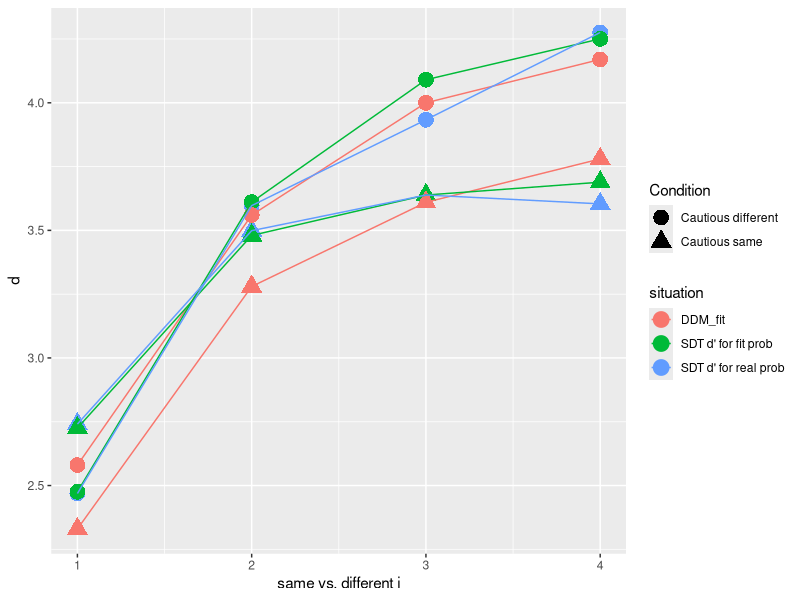

Generate this figure with R:
## ---- chunk 1
knitr::opts_chunk$set(echo = TRUE)
## ---- chunk 2
library(tidyverse)
library(ggplot2)
Scondition1=c("Same")
Dcondition1=c("different1","different2","different3","different4")
realhit1=0.891
realCR1=c(0.797,0.955,0.976,0.971)
realhit2=0.967
realCR2=c(0.646,0.894,0.937,0.969)

fithit1=0.893
fithit2=0.974

fitCR1=c(0.791,0.950,0.974,0.981)
fitCR2=c(0.641,0.889,0.946,0.960)

DDM_d1=c(2.33,3.28,3.61,3.78)

DDM_d2=c(2.58,3.56,4,4.17)
## ---- chunk 3
#SDT_real_d1 <-qnorm(realhit1)-qnorm(1-realCR1) 
SDT_real_d1 <-qnorm((1+sqrt((realhit1+realCR1)-1))/2)*2

#SDT_real_d2 <- qnorm(realhit2)-qnorm(1-realCR2) 
SDT_real_d2 <- qnorm((1+sqrt((realhit2+realCR2)-1))/2)*2

#SDT_fit_d1 <- qnorm(fithit1)-qnorm(1-fitCR1) 

SDT_fit_d1 <- qnorm((1+sqrt((fithit1+fitCR1)-1))/2)*2

#SDT_fit_d2 <- qnorm(fithit2)-qnorm(1-fitCR2) 

SDT_fit_d2 <- qnorm((1+sqrt((fithit2+fitCR2)-1))/2)*2
## ---- chunk 4
Condition=c(rep(c("Cautious same (SDT real prob)"),4),rep(c("Cautious different (SDT real prob)"),4),
            rep(c("Cautious same (SDT fit prob)"),4),rep(c("Cautious different (SDT fit prob)"),4),
            rep(c("Cautious same (DDM fit )"),4),rep(c("Cautious different (DDM fit )"),4))

situation=c(rep("SDT d' for real prob",8),rep("SDT d' for fit prob",8),rep("DDM_fit",8))
Condition=rep(c(rep(c("Cautious same"),4),rep(c("Cautious different"),4)),3)
Stimulus=rep(c(1,2,3,4),6)
d_prime=c(SDT_real_d1,SDT_real_d2,SDT_fit_d1,SDT_fit_d2,DDM_d1,DDM_d2)
sdt.data=data.frame(situation,Condition,Stimulus,d_prime)

ggplot(sdt.data)+aes(x=Stimulus,y=d_prime,color=situation,shape=Condition)+geom_point(size=5,)+
        geom_line(aes(group=interaction(Condition,situation)))+
        labs(x="same vs. different i",y="d")
